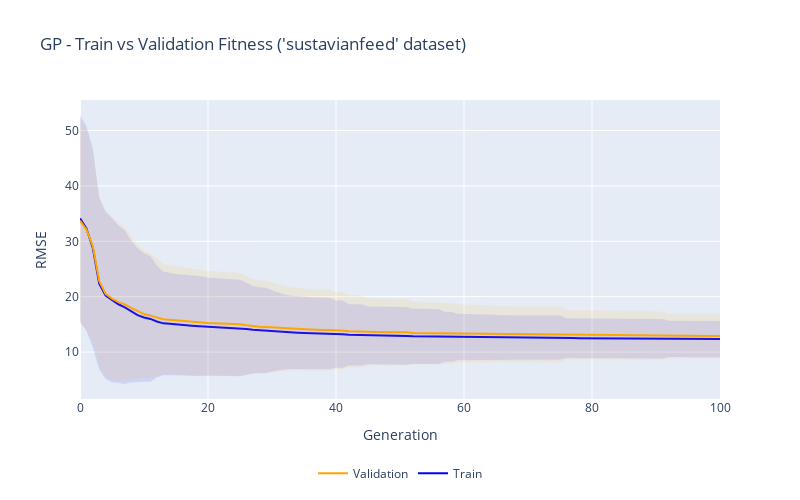

Notebook code cell kept with this figure:
### Markdown cell above
### Train, Validation Average Fold Results

### Code cell
plotter.make_evolution_plot(
    df_log,  plot_title = f"GP - Train vs Validation Fitness ('{dataset_name}' dataset)", var='rmse')
